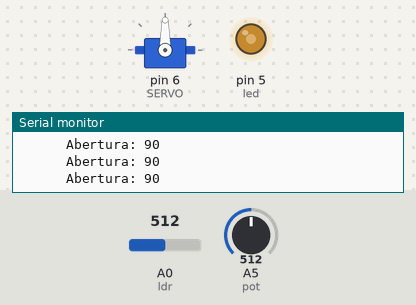
Recording of a sketch running on a simulated Arduino Uno, built with avr-gcc and run on an emulated ATmega328P. Parts: servo, output pins drawn as LEDs (lit = HIGH), the last lines printed to the serial monitor. The test bench sets the inputs (shaded band); at power-on: A0 (ldr) = 512, A5 (pot) = 512.

Above: at 1.2 s.
1.3 s: A0 (ldr) set to 306
At 2.3 s:
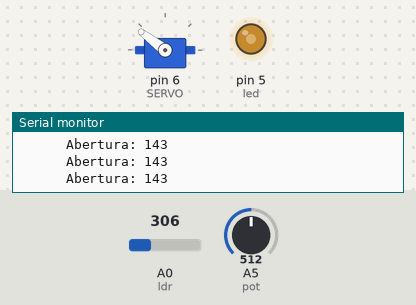
2.9 s: A5 (pot) set to 716
At 3.3 s:
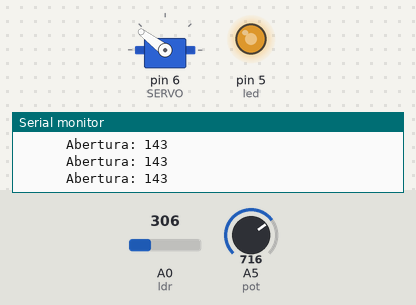
4.4 s: A0 (ldr) set to 0
At 5.2 s:
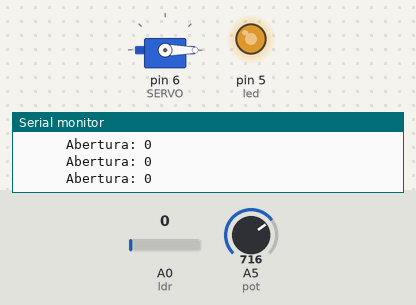
5.9 s: A5 (pot) set to 900
At 7.1 s:
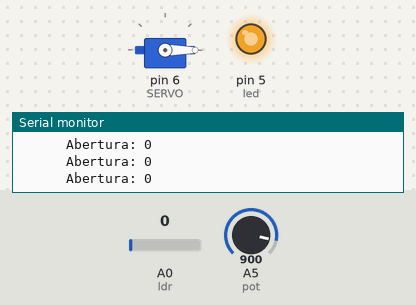
7.4 s: A0 (ldr) set to 122
At 8.0 s:
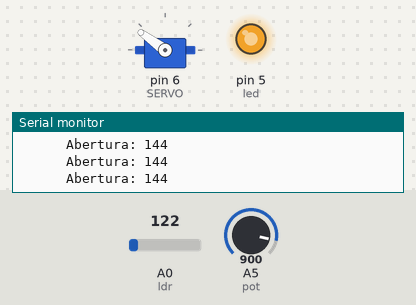
8.9 s: A0 (ldr) set to 716
At 10.0 s:
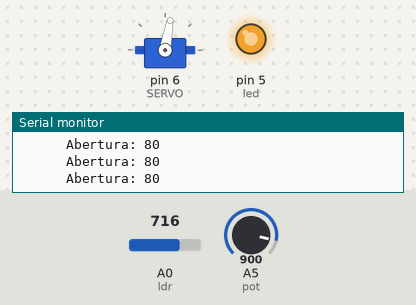
Timing chart, 0 to 11.5 s (numbered marks = the images above; inputs shaded):
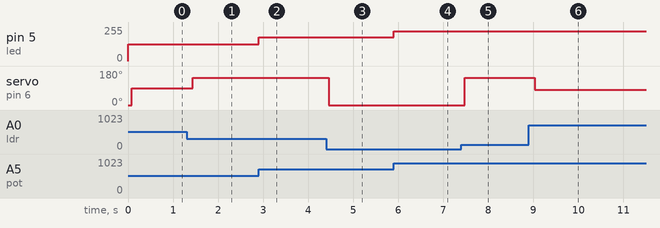

The sketch:

fuzzy_represa.ino
```cpp
#include <Fuzzy.h>
#include <Servo.h>
#define SERVO 6 // Porta Digital 6 (PWM)

Fuzzy *fuzzy = new Fuzzy();

Servo s;
int ldr = A0;
int pot = A5;
int led = 5;
int luminosidade = 0;

void setup() {

  pinMode(led,OUTPUT);
  s.attach(SERVO);
  s.write(0);
  Serial.begin(9600);
  randomSeed(analogRead(0));

  //Conjuntos  de entrada
  FuzzyInput *pressao = new FuzzyInput(1);

  FuzzySet *alta = new FuzzySet(0,100,300,500);
  pressao -> addFuzzySet(alta);

  FuzzySet *media = new FuzzySet(300,500,700,800);
  pressao -> addFuzzySet(media);

  FuzzySet *baixa = new FuzzySet(700,800,1023,1023);
  pressao -> addFuzzySet(baixa);

  fuzzy -> addFuzzyInput(pressao);

  //Conjuntos de saída

  FuzzyOutput *abertura = new FuzzyOutput(1);

  FuzzySet * pequena = new FuzzySet(0, 45, 45, 90);
  abertura->addFuzzySet(pequena);

  FuzzySet * medio = new FuzzySet(45, 90, 90, 135);
  abertura->addFuzzySet(medio);

  FuzzySet * alto = new FuzzySet(90, 135, 180, 180);
  abertura->addFuzzySet(alto);

  fuzzy->addFuzzyOutput(abertura);

  //Regras

  FuzzyRuleAntecedent *ifPressaoBaixa = new FuzzyRuleAntecedent();
  ifPressaoBaixa->joinSingle(baixa);
  FuzzyRuleConsequent * thenAnguloBaixo = new FuzzyRuleConsequent();
  thenAnguloBaixo -> addOutput(pequena);
  FuzzyRule *fuzzyRule01 = new FuzzyRule(1,  ifPressaoBaixa, thenAnguloBaixo);
  fuzzy->addFuzzyRule(fuzzyRule01);

  // Fazer Regras 2 - Media
  FuzzyRuleAntecedent *ifPressaoMedia = new FuzzyRuleAntecedent();
  ifPressaoMedia->joinSingle(media);
  FuzzyRuleConsequent *thenAnguloMedio = new FuzzyRuleConsequent();
  thenAnguloMedio->addOutput(medio);
  FuzzyRule *fuzzyRule02 = new FuzzyRule(2, ifPressaoMedia, thenAnguloMedio);
  fuzzy->addFuzzyRule(fuzzyRule02);

  // Fazer regra 3 - Alta
  FuzzyRuleAntecedent *ifPressaoAlta = new FuzzyRuleAntecedent();
  ifPressaoAlta->joinSingle(alta);
  FuzzyRuleConsequent *thenAnguloAlto = new FuzzyRuleConsequent();
  thenAnguloAlto->addOutput(alto);
  FuzzyRule *fuzzyRule03 = new FuzzyRule(3, ifPressaoAlta, thenAnguloAlto);
  fuzzy->addFuzzyRule(fuzzyRule03);

}

void loop() {
  // Realizar Operações

    luminosidade = analogRead(pot);
    luminosidade = map(luminosidade,0,1023,0,255);
    analogWrite(led,luminosidade);

    // Passar a luminosidade capitada no ldr como entrada
    int input = analogRead(ldr);
    fuzzy->setInput(1, input);

    //Running the Fuzzification
    fuzzy->fuzzify();

    // Running the Defuzzification
    int output = fuzzy->defuzzify(1);
    // Result in Servo
    s.write(output);

    Serial.print("\t\t\tAbertura: ");
    Serial.println(output);

}
```

Measured:
- after the input at 1.3 s, servo on pin 6 (SERVO): 90° → 143° after 0.14 s
- after the input at 2.9 s, pin 5 (led): 127/255 → 178/255 at once
- after the input at 4.4 s, servo on pin 6 (SERVO): 143° → 0° after 0.06 s
- after the input at 5.9 s, pin 5 (led): 178/255 → 224/255 at once
- after the input at 7.4 s, servo on pin 6 (SERVO): 0° → 144° after 0.07 s
- after the input at 8.9 s, servo on pin 6 (SERVO): 144° → 80° after 0.13 s
